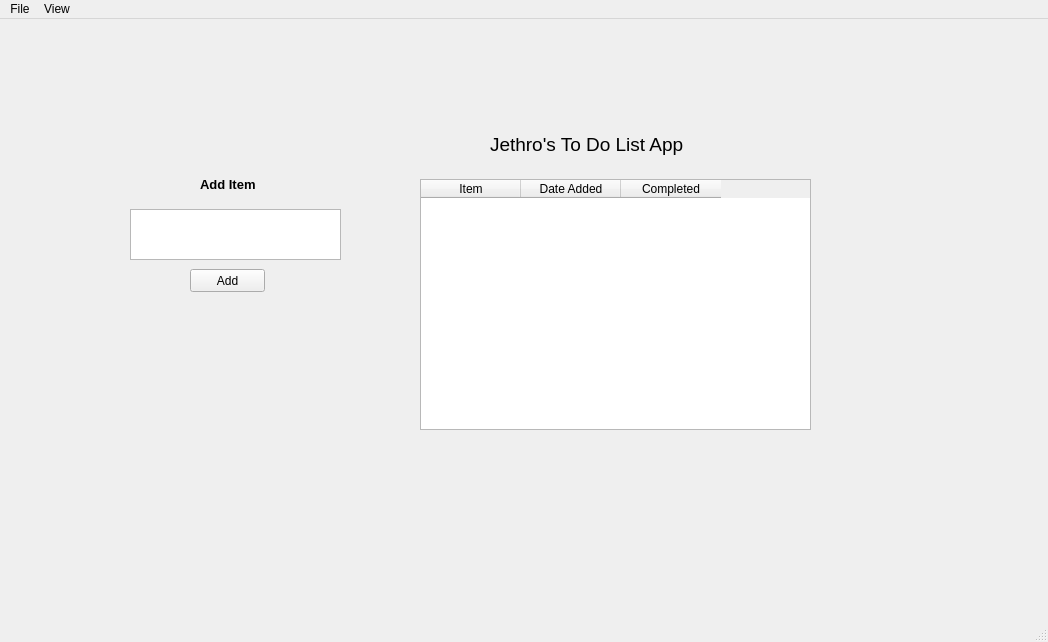
<?xml version="1.0" encoding="UTF-8"?>
<ui version="4.0">
 <class>MainWindow</class>
 <widget class="QMainWindow" name="MainWindow">
  <property name="geometry">
   <rect>
    <x>0</x>
    <y>0</y>
    <width>1048</width>
    <height>642</height>
   </rect>
  </property>
  <property name="windowTitle">
   <string>MainWindow</string>
  </property>
  <widget class="QWidget" name="centralwidget">
   <widget class="QLabel" name="label">
    <property name="geometry">
     <rect>
      <x>490</x>
      <y>80</y>
      <width>211</width>
      <height>91</height>
     </rect>
    </property>
    <property name="font">
     <font>
      <pointsize>14</pointsize>
     </font>
    </property>
    <property name="text">
     <string>Jethro's To Do List App</string>
    </property>
   </widget>
   <widget class="QTextEdit" name="text_to_insert">
    <property name="geometry">
     <rect>
      <x>130</x>
      <y>190</y>
      <width>211</width>
      <height>51</height>
     </rect>
    </property>
   </widget>
   <widget class="QLabel" name="label_2">
    <property name="geometry">
     <rect>
      <x>200</x>
      <y>150</y>
      <width>61</width>
      <height>31</height>
     </rect>
    </property>
    <property name="font">
     <font>
      <pointsize>10</pointsize>
      <weight>75</weight>
      <bold>true</bold>
     </font>
    </property>
    <property name="text">
     <string>Add Item</string>
    </property>
   </widget>
   <widget class="QPushButton" name="add_btn">
    <property name="geometry">
     <rect>
      <x>190</x>
      <y>250</y>
      <width>75</width>
      <height>23</height>
     </rect>
    </property>
    <property name="text">
     <string>Add</string>
    </property>
   </widget>
   <widget class="QTableWidget" name="toDoListTable">
    <property name="geometry">
     <rect>
      <x>420</x>
      <y>160</y>
      <width>391</width>
      <height>251</height>
     </rect>
    </property>
    <column>
     <property name="text">
      <string>Item</string>
     </property>
    </column>
    <column>
     <property name="text">
      <string>Date Added</string>
     </property>
    </column>
    <column>
     <property name="text">
      <string>Completed</string>
     </property>
    </column>
   </widget>
  </widget>
  <widget class="QMenuBar" name="menubar">
   <property name="geometry">
    <rect>
     <x>0</x>
     <y>0</y>
     <width>1048</width>
     <height>21</height>
    </rect>
   </property>
   <widget class="QMenu" name="menuFile">
    <property name="title">
     <string>File</string>
    </property>
    <addaction name="actionExit"/>
   </widget>
   <widget class="QMenu" name="menuView">
    <property name="title">
     <string>View</string>
    </property>
    <addaction name="actionArchived"/>
   </widget>
   <addaction name="menuFile"/>
   <addaction name="menuView"/>
  </widget>
  <widget class="QStatusBar" name="statusbar"/>
  <action name="actionExit">
   <property name="text">
    <string>Exit</string>
   </property>
  </action>
  <action name="actionArchived">
   <property name="text">
    <string>Archived</string>
   </property>
  </action>
 </widget>
 <resources/>
 <connections/>
</ui>
